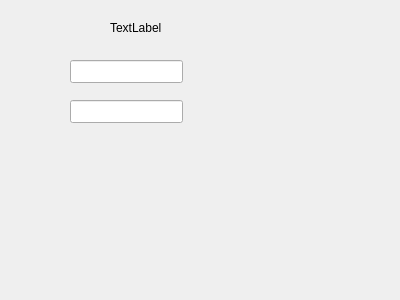
<?xml version="1.0" encoding="UTF-8"?>
<ui version="4.0">
 <class>login</class>
 <widget class="QWidget" name="login">
  <property name="geometry">
   <rect>
    <x>0</x>
    <y>0</y>
    <width>400</width>
    <height>300</height>
   </rect>
  </property>
  <property name="windowTitle">
   <string>Form</string>
  </property>
  <widget class="QLineEdit" name="usernameEdit">
   <property name="geometry">
    <rect>
     <x>70</x>
     <y>60</y>
     <width>113</width>
     <height>23</height>
    </rect>
   </property>
  </widget>
  <widget class="QLineEdit" name="passwordEdit">
   <property name="geometry">
    <rect>
     <x>70</x>
     <y>100</y>
     <width>113</width>
     <height>23</height>
    </rect>
   </property>
  </widget>
  <widget class="QLabel" name="titleLabel">
   <property name="geometry">
    <rect>
     <x>110</x>
     <y>20</y>
     <width>57</width>
     <height>15</height>
    </rect>
   </property>
   <property name="text">
    <string>TextLabel</string>
   </property>
  </widget>
 </widget>
 <resources/>
 <connections/>
</ui>
